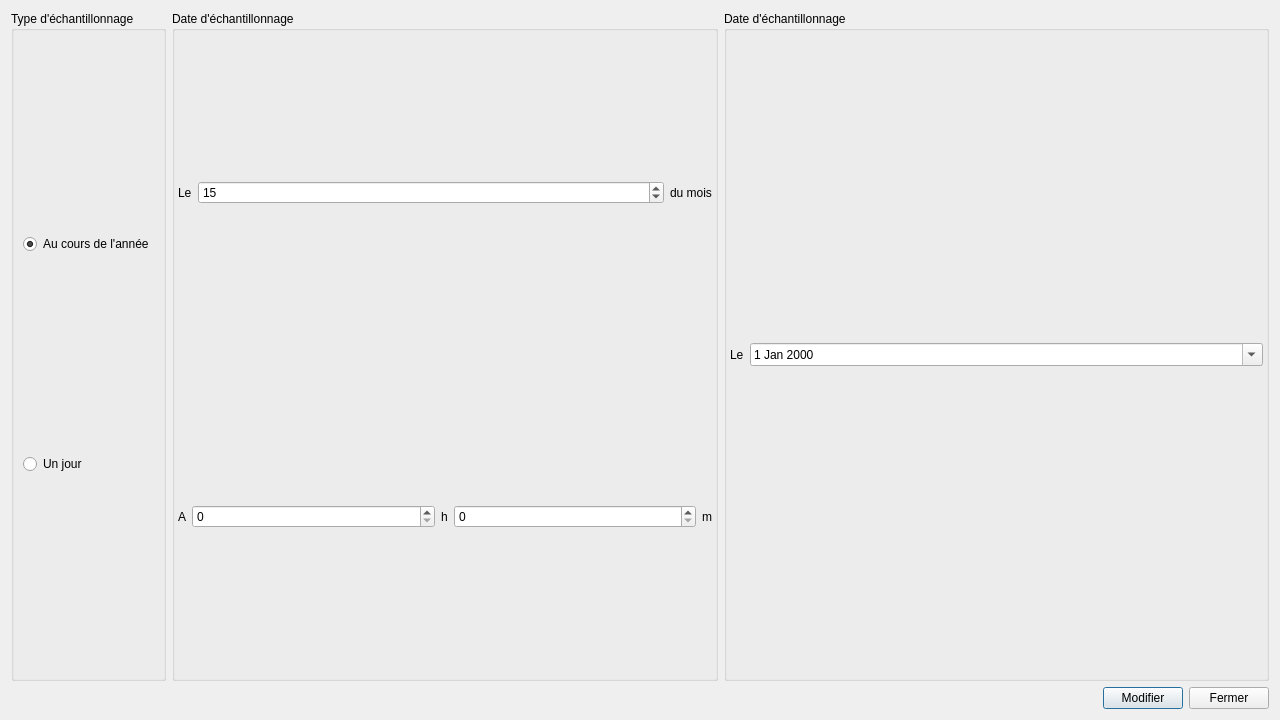
<?xml version="1.0" encoding="UTF-8"?>
<ui version="4.0">
 <class>ObjectDialog</class>
 <widget class="QDialog" name="ObjectDialog">
  <property name="geometry">
   <rect>
    <x>0</x>
    <y>0</y>
    <width>1280</width>
    <height>720</height>
   </rect>
  </property>
  <property name="windowTitle">
   <string>Dialog</string>
  </property>
  <property name="windowIcon">
   <iconset resource="../ressources.qrc">
    <normaloff>:/res/icons/icons8-show-property-96.png</normaloff>:/res/icons/icons8-show-property-96.png</iconset>
  </property>
  <layout class="QVBoxLayout" name="verticalLayout" stretch="1,0">
   <item>
    <layout class="QHBoxLayout" name="mainHorizontalLayout">
     <item>
      <layout class="QFormLayout" name="formLayout"/>
     </item>
     <item>
      <layout class="QVBoxLayout" name="chartVerticalLayout" stretch="0">
       <item>
        <layout class="QHBoxLayout" name="horizontalLayout_2">
         <item>
          <widget class="QGroupBox" name="typeSelectionGroupBox">
           <property name="title">
            <string>Type d'échantillonnage</string>
           </property>
           <layout class="QVBoxLayout" name="verticalLayout_2">
            <item>
             <widget class="QRadioButton" name="yearSamplingRadioButton">
              <property name="text">
               <string>Au cours de l'année</string>
              </property>
              <property name="checked">
               <bool>true</bool>
              </property>
             </widget>
            </item>
            <item>
             <widget class="QRadioButton" name="daySamplingRadioButton">
              <property name="text">
               <string>Un jour</string>
              </property>
             </widget>
            </item>
           </layout>
          </widget>
         </item>
         <item>
          <widget class="QGroupBox" name="yearDateGroupBox">
           <property name="title">
            <string>Date d'échantillonnage</string>
           </property>
           <layout class="QVBoxLayout" name="verticalLayout_3">
            <property name="leftMargin">
             <number>3</number>
            </property>
            <property name="topMargin">
             <number>3</number>
            </property>
            <property name="rightMargin">
             <number>3</number>
            </property>
            <property name="bottomMargin">
             <number>3</number>
            </property>
            <item>
             <layout class="QHBoxLayout" name="horizontalLayout_3" stretch="0,1,0">
              <item>
               <widget class="QLabel" name="label">
                <property name="text">
                 <string>Le</string>
                </property>
               </widget>
              </item>
              <item>
               <widget class="QSpinBox" name="daySpinBox">
                <property name="minimum">
                 <number>1</number>
                </property>
                <property name="maximum">
                 <number>30</number>
                </property>
                <property name="value">
                 <number>15</number>
                </property>
               </widget>
              </item>
              <item>
               <widget class="QLabel" name="ofMonthLabel">
                <property name="text">
                 <string>du mois</string>
                </property>
               </widget>
              </item>
             </layout>
            </item>
            <item>
             <layout class="QHBoxLayout" name="hourHorizontalLayout" stretch="0,1,0,1,0">
              <item>
               <widget class="QLabel" name="label_3">
                <property name="text">
                 <string>A</string>
                </property>
               </widget>
              </item>
              <item>
               <widget class="QSpinBox" name="hourSpinBox">
                <property name="maximum">
                 <number>23</number>
                </property>
               </widget>
              </item>
              <item>
               <widget class="QLabel" name="label_4">
                <property name="text">
                 <string>h</string>
                </property>
               </widget>
              </item>
              <item>
               <widget class="QSpinBox" name="minuteSpinBox">
                <property name="maximum">
                 <number>59</number>
                </property>
               </widget>
              </item>
              <item>
               <widget class="QLabel" name="label_5">
                <property name="text">
                 <string>m</string>
                </property>
               </widget>
              </item>
             </layout>
            </item>
           </layout>
          </widget>
         </item>
         <item>
          <widget class="QGroupBox" name="dayDateGroupBox">
           <property name="enabled">
            <bool>true</bool>
           </property>
           <property name="title">
            <string>Date d'échantillonnage</string>
           </property>
           <property name="flat">
            <bool>false</bool>
           </property>
           <layout class="QVBoxLayout" name="verticalLayout_7">
            <property name="leftMargin">
             <number>3</number>
            </property>
            <property name="topMargin">
             <number>3</number>
            </property>
            <property name="rightMargin">
             <number>3</number>
            </property>
            <property name="bottomMargin">
             <number>3</number>
            </property>
            <item>
             <layout class="QHBoxLayout" name="horizontalLayout_7" stretch="0,1">
              <item>
               <widget class="QLabel" name="label_13">
                <property name="text">
                 <string>Le</string>
                </property>
               </widget>
              </item>
              <item>
               <widget class="QDateEdit" name="dateEdit">
                <property name="calendarPopup">
                 <bool>true</bool>
                </property>
               </widget>
              </item>
             </layout>
            </item>
           </layout>
          </widget>
         </item>
        </layout>
       </item>
      </layout>
     </item>
    </layout>
   </item>
   <item>
    <layout class="QHBoxLayout" name="horizontalLayout">
     <item>
      <spacer name="horizontalSpacer_2">
       <property name="orientation">
        <enum>Qt::Horizontal</enum>
       </property>
       <property name="sizeHint" stdset="0">
        <size>
         <width>40</width>
         <height>20</height>
        </size>
       </property>
      </spacer>
     </item>
     <item>
      <widget class="QPushButton" name="ModifyPushButton">
       <property name="text">
        <string>Modifier</string>
       </property>
       <property name="icon">
        <iconset resource="../ressources.qrc">
         <normaloff>:/res/icons/icons8-edit-property-96.png</normaloff>:/res/icons/icons8-edit-property-96.png</iconset>
       </property>
      </widget>
     </item>
     <item>
      <widget class="QPushButton" name="ClosePushButton">
       <property name="text">
        <string>Fermer</string>
       </property>
       <property name="icon">
        <iconset resource="../ressources.qrc">
         <normaloff>:/res/icons/icons8-close-window-96.png</normaloff>:/res/icons/icons8-close-window-96.png</iconset>
       </property>
      </widget>
     </item>
    </layout>
   </item>
  </layout>
 </widget>
 <resources>
  <include location="../ressources.qrc"/>
 </resources>
 <connections>
  <connection>
   <sender>yearSamplingRadioButton</sender>
   <signal>clicked()</signal>
   <receiver>ObjectDialog</receiver>
   <slot>on_typeChange()</slot>
   <hints>
    <hint type="sourcelabel">
     <x>91</x>
     <y>242</y>
    </hint>
    <hint type="destinationlabel">
     <x>639</x>
     <y>359</y>
    </hint>
   </hints>
  </connection>
  <connection>
   <sender>daySamplingRadioButton</sender>
   <signal>clicked()</signal>
   <receiver>ObjectDialog</receiver>
   <slot>on_typeChange()</slot>
   <hints>
    <hint type="sourcelabel">
     <x>91</x>
     <y>460</y>
    </hint>
    <hint type="destinationlabel">
     <x>639</x>
     <y>359</y>
    </hint>
   </hints>
  </connection>
  <connection>
   <sender>daySpinBox</sender>
   <signal>valueChanged(int)</signal>
   <receiver>ObjectDialog</receiver>
   <slot>on_dateChange()</slot>
   <hints>
    <hint type="sourcelabel">
     <x>705</x>
     <y>194</y>
    </hint>
    <hint type="destinationlabel">
     <x>639</x>
     <y>359</y>
    </hint>
   </hints>
  </connection>
  <connection>
   <sender>hourSpinBox</sender>
   <signal>valueChanged(int)</signal>
   <receiver>ObjectDialog</receiver>
   <slot>on_dateChange()</slot>
   <hints>
    <hint type="sourcelabel">
     <x>451</x>
     <y>509</y>
    </hint>
    <hint type="destinationlabel">
     <x>639</x>
     <y>359</y>
    </hint>
   </hints>
  </connection>
  <connection>
   <sender>minuteSpinBox</sender>
   <signal>valueChanged(int)</signal>
   <receiver>ObjectDialog</receiver>
   <slot>on_dateChange()</slot>
   <hints>
    <hint type="sourcelabel">
     <x>983</x>
     <y>509</y>
    </hint>
    <hint type="destinationlabel">
     <x>639</x>
     <y>359</y>
    </hint>
   </hints>
  </connection>
  <connection>
   <sender>dateEdit</sender>
   <signal>dateChanged(QDate)</signal>
   <receiver>ObjectDialog</receiver>
   <slot>on_dateChange()</slot>
   <hints>
    <hint type="sourcelabel">
     <x>1003</x>
     <y>351</y>
    </hint>
    <hint type="destinationlabel">
     <x>639</x>
     <y>359</y>
    </hint>
   </hints>
  </connection>
 </connections>
 <slots>
  <slot>on_dateChange()</slot>
  <slot>on_typeChange()</slot>
 </slots>
</ui>
